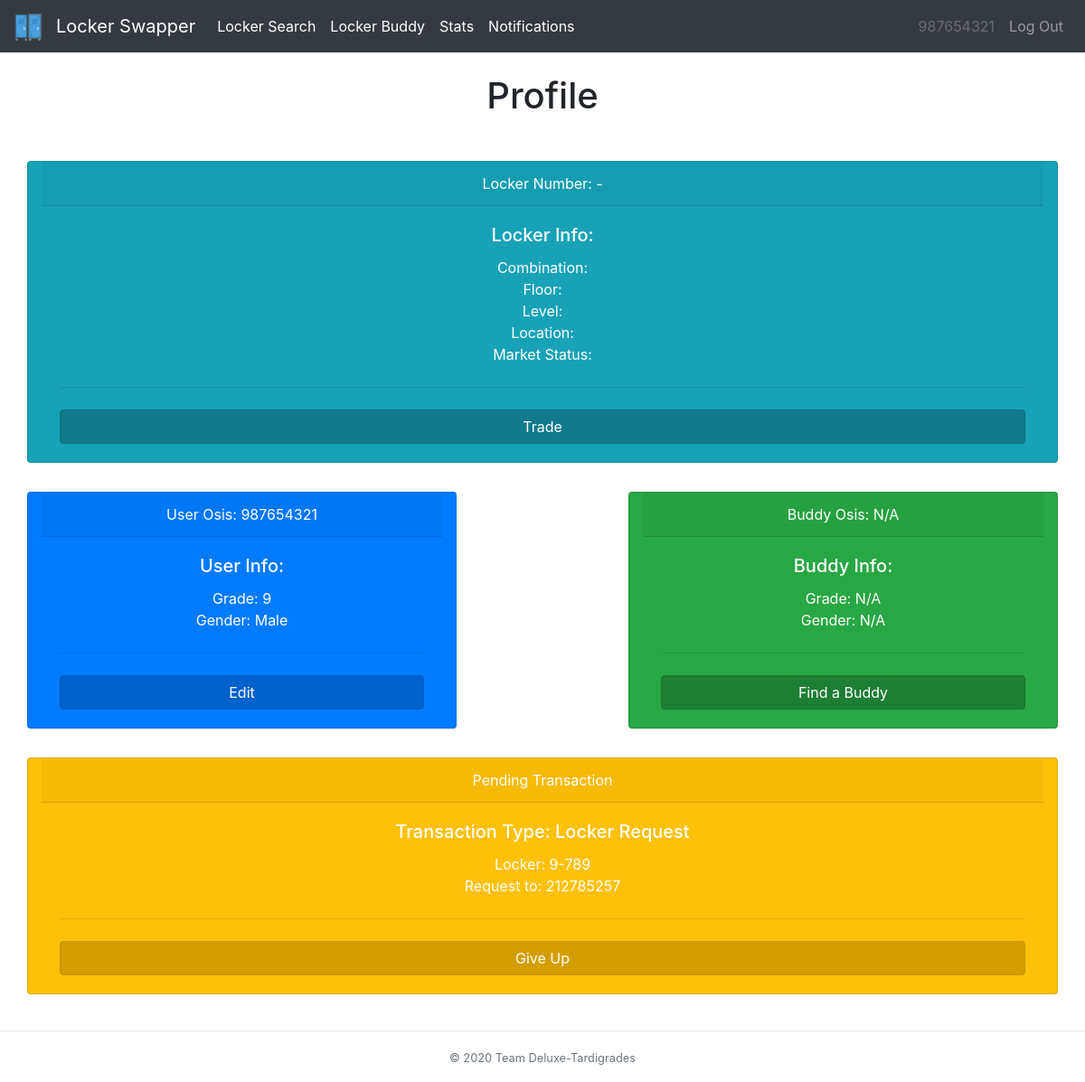
Page /home (signed in) on the earlier database version.
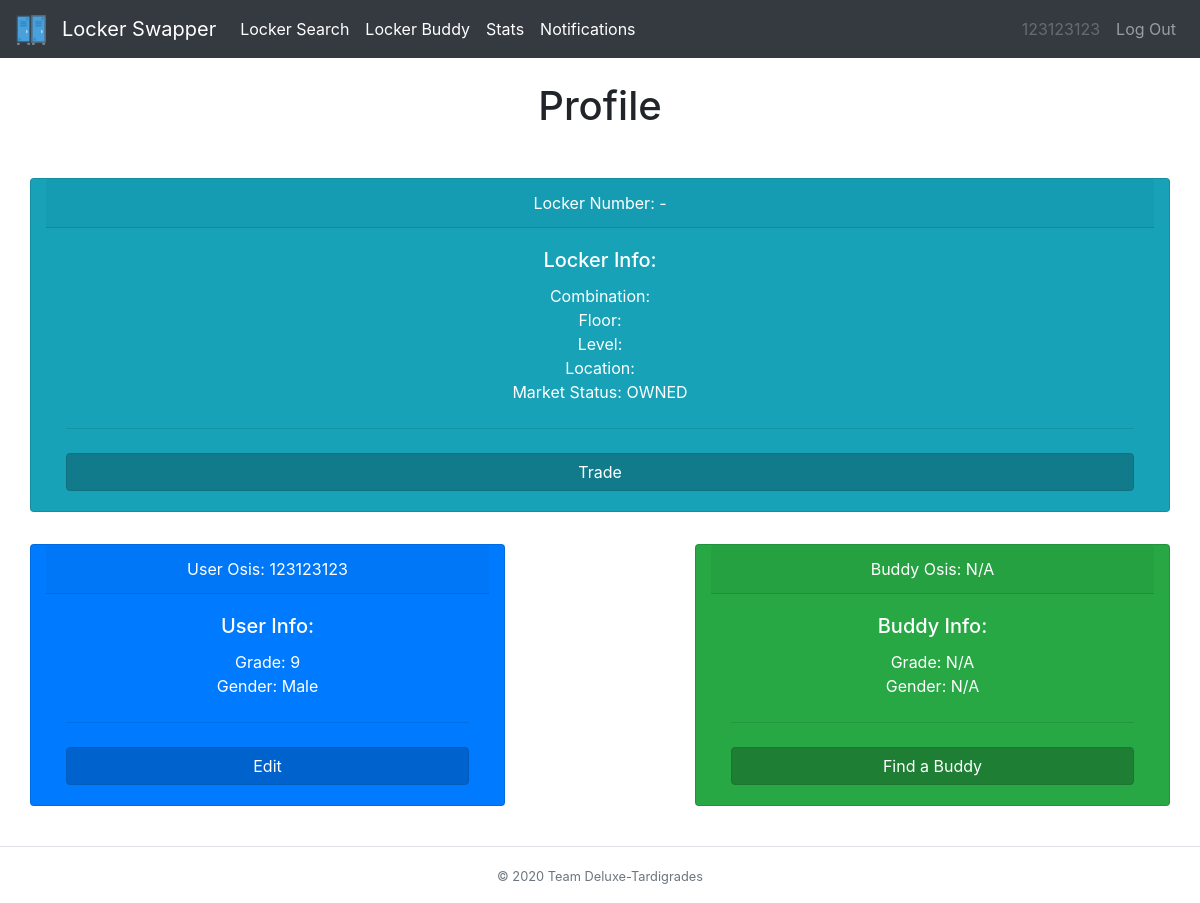
Same page on the later database version.
### tables this page shows
CREATE TABLE user_tbl (osis INT, password TEXT, locker INT, grade INT, buddy INT, survey TEXT, gender TEXT);

CREATE TABLE transaction_tbl (locker INT, recipient INT, sender INT, status INT, request TEXT, floor INT);

CREATE TABLE locker_tbl (locker INT, owner TEXT, combo TEXT, floor INT, level INT, location TEXT, status TEXT);

### __init__.py (the view)
@app.route("/home")
@login_required
def profile():
    userInfo = db_manager.getUserInfo(session['osis'])
    buddy = ["N/A","N/A","N/A","N/A","N/A","N/A","N/A","N/A"]
    if userInfo[4] != "":
        buddy = db_manager.getUserInfo(userInfo[4])
    locker = db_manager.getLockerInfo(userInfo[2], session['osis'])
    transactions=db_manager.getTransactionInfo(session['osis'])
    changed=db_manager.ifDissolve(session["osis"])
    return render_template("home.html", heading="Profile", userInfo=userInfo, buddy=buddy, locker=locker, transactions=transactions , user=session['osis'], changed=changed)

### __init__.py (called while the page is built)
def login_required(f):
    @wraps(f)
    def dec(*args, **kwargs):
        if 'osis' in session:
            return f(*args, **kwargs)
        flash('You must be logged in to view this page!', 'danger')
        return redirect('/')
    return dec

### db_builder.py (called while the page is built)
def execmany(cmd, inputs):
    db = sqlite3.connect(DB_FILE)
    c = db.cursor()
    output = c.execute(cmd, inputs)
    db.commit()
    return output

### db_manager.py (called while the page is built)
def getUserInfo(osis):
    q = "SELECT * from user_tbl WHERE osis=?"
    inputs = (osis,)
    data = execmany(q, inputs).fetchone()
    info = [data[0],data[1],data[2],data[3],data[4],data[5],data[6]]
    return info

def getLockerInfo(locker,osis):
    q = "SELECT * from locker_tbl WHERE locker=? AND owner = ?"
    inputs = (locker,osis)
    data = execmany(q, inputs).fetchone()
    info=[]
    if data is not None:
        for value in data:
            info.append(value)
    return info

def ifDissolve(user):
    q = "SELECT * FROM transaction_tbl WHERE (recipient=? OR sender=?) AND status = ? AND request = ?"
    inputs=(user,user,1,"D")
    data=execmany(q,inputs).fetchall()
    if len(data)!=0:
        return True
    return False

### templates/home.html (shortened to what this page needs)
{% extends "base.html" %}
{% block body %}
<div class="row">
  <div class="col-sm-12 col-md-12 col-lg-12 mx-auto">
    <div class="row">
      <div class="card text-white text-center bg-info my-3 col-md-12">
        <div class="card-header">Locker Number: {{locker[3]}}-{{locker[0]}}</div>
        <div class="card-body">
          <h5 class="card-title">Locker Info:</h5>
          <p class="card-text">Combination: {{locker[2]}} <br> Floor: {{locker[3]}} <br> Level: {{locker[4]}} <br> Location: {{locker[5]}} <br> Market Status: {{locker[6]}}</p>
          <hr class="my-4">
          <form action="/market" method="post">
            <button type="submit" class="btn btn-info btn-block active">Trade</button>
          </form>
        </div>
      </div>
    </div>
    <div class="row">
      <div class="card text-white text-center bg-primary my-3 col-md-5">
        <div class="card-header">User Osis: {{userInfo[0]}}</div>
        <div class="card-body">
          <h5 class="card-title">User Info:</h5>
          <p class="card-text">Grade: {{userInfo[3]}} <br> Gender: {{userInfo[6]}}</p>
          <hr class="my-4">
          <form action="/editprof">
            <button type="submit" class="btn btn-primary btn-block active">Edit</button>
          </form>
        </div>
      </div>
      <div class="col-md-2">
      </div>
      <div class="card text-white text-center bg-success my-3 col-md-5">
        <div class="card-header">Buddy Osis: {{buddy[0]}}</div>
        <div class="card-body">
          <h5 class="card-title">Buddy Info:</h5>
          <p class="card-text">Grade: {{buddy[3]}} <br> Gender: {{buddy[6]}}</p>
          <hr class="my-4">
         {% if buddy[0] == "N/A" %}
         <form action="/survey">
           <button type="submit" class="btn btn-success btn-block active">Find a Buddy</button>
         </form>
        {% endif %}
        </div>
      </div>
      </div>
    {% for item in transactions%}
    <form action="/giveup" method="post">
    <div class="row">
      <div class="card text-white text-center bg-warning my-3 col-md-12">
        <div class="card-header">Pending Transaction</div>
        <div class="card-body">
          <h5 class="card-title">Transaction Type: {% if item[4]=="B" %} Buddy Request {% endif %} {% if item[4]=="L" %} Locker Request {% endif %} {% if item[4]=="D" %} Change Buddy Request {% endif %}</h5>
          <p class="card-text">{% if item[1] == '' %} ON MARKET <br>{% endif %}Locker: {{item[5]}}-{{item[0]}}<br>Request to: {{item[1]}} <br> </p>
          <hr class="my-4">
          <form action="/survey">
            <button type="submit" class="btn btn-warning btn-block active text-white" name="return" value="home">Give Up</button>
          </form>
        </div>
      </div>
    </div>
    </form>
    {% endfor %}
  </div>
</div>
{% endblock %}

Differences in the rows shown:
no longer on this page (row edited): transaction_tbl: request "Locker Request", floor "9", locker "789", recipient "212785257"
now on this page (row edited): locker_tbl: status "OWNED"
changed user_tbl "Male": osis "987654321" → "123123123"
Other differences:
{{ user }}: "987654321" → "123123123"
